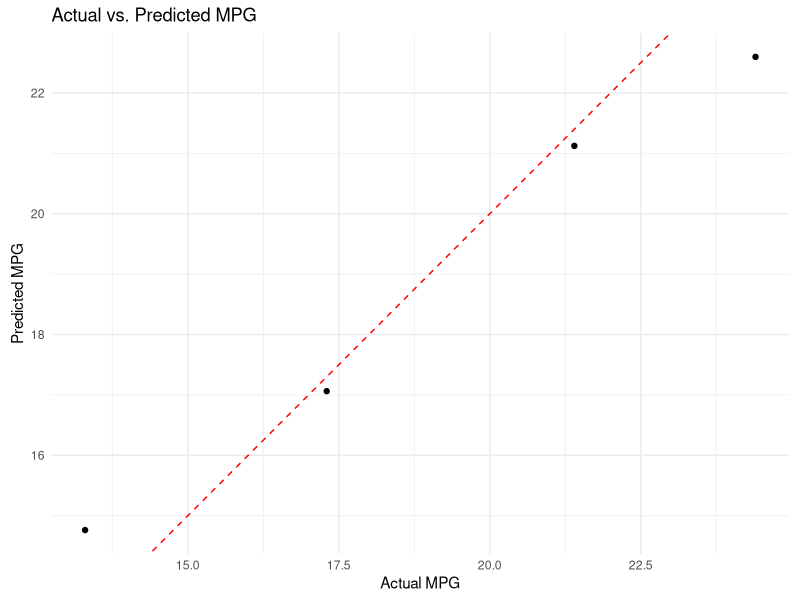

Source code (R):
## ---- chunk 1
knitr::opts_chunk$set(echo = TRUE)
## ---- chunk 2
library(tidyverse)
library(caret)
library(ggplot2)
## ---- chunk 3
df <- mtcars
head(df)
## ---- chunk 4
df <- df %>% na.omit
summary(df)
## ---- chunk 5
set.seed(42)
train_index <- createDataPartition(df$mpg, p = 0.8, list = FALSE)
train_data <- df[train_index, ]
test_data <- df[-train_index, ]
## ---- chunk 6
model <- train(
  mpg ~ wt + hp,
  data = train_data,
  method = "lm",
  trControl = trainControl(method = "cv", number = 5)
)
print(model)
## ---- chunk 7
predict <- predict(model, newdata = test_data)

results <- data.frame(
  Actual = test_data$mpg,
  Predicted = predict
)

rmse <- sqrt(mean((results$Actual - results$Predicted)^2))
print(paste("RMSE: ", rmse))
print(results)
## ---- chunk 8
results %>% ggplot(aes(x = Actual, y = Predicted)) +
  geom_point() +
  geom_abline(slope = 1, intercept = 0, linetype = "dashed", color = "red") +
  coord_equal() +
  labs(
    title = "Actual vs. Predicted MPG",
    x = "Actual MPG",
    y = "Predicted MPG"
  ) +
  theme_minimal()
